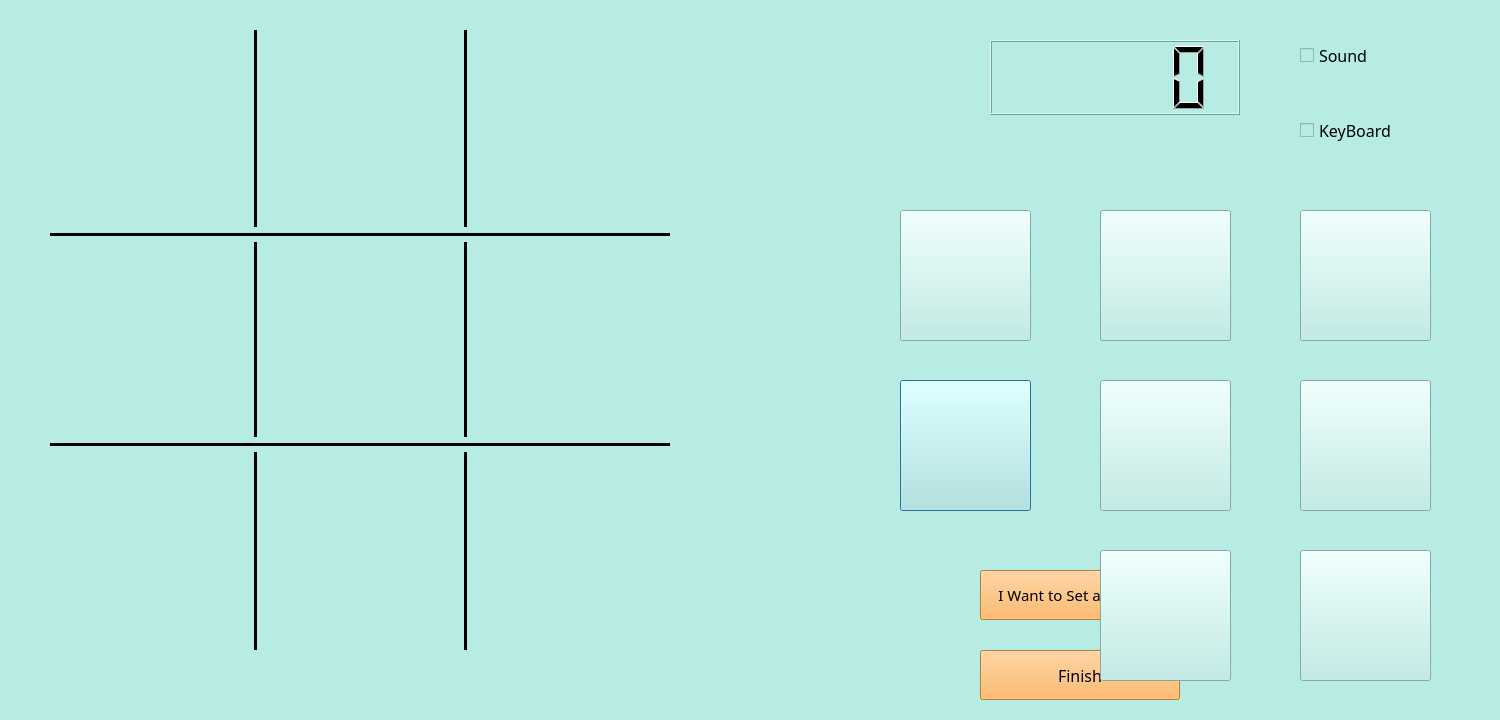
<?xml version="1.0" encoding="UTF-8"?>
<ui version="4.0">
 <class>GameWindow3</class>
 <widget class="QDialog" name="GameWindow3">
  <property name="geometry">
   <rect>
    <x>0</x>
    <y>0</y>
    <width>1500</width>
    <height>720</height>
   </rect>
  </property>
  <property name="windowTitle">
   <string>Dialog</string>
  </property>
  <property name="styleSheet">
   <string notr="true">background-color: rgb(182, 236, 228);</string>
  </property>
  <widget class="Line" name="line">
   <property name="geometry">
    <rect>
     <x>245</x>
     <y>30</y>
     <width>20</width>
     <height>620</height>
    </rect>
   </property>
   <property name="frameShadow">
    <enum>QFrame::Plain</enum>
   </property>
   <property name="lineWidth">
    <number>3</number>
   </property>
   <property name="orientation">
    <enum>Qt::Vertical</enum>
   </property>
  </widget>
  <widget class="Line" name="line_2">
   <property name="geometry">
    <rect>
     <x>455</x>
     <y>30</y>
     <width>20</width>
     <height>620</height>
    </rect>
   </property>
   <property name="frameShadow">
    <enum>QFrame::Plain</enum>
   </property>
   <property name="lineWidth">
    <number>3</number>
   </property>
   <property name="orientation">
    <enum>Qt::Vertical</enum>
   </property>
  </widget>
  <widget class="Line" name="line_3">
   <property name="geometry">
    <rect>
     <x>50</x>
     <y>227</y>
     <width>620</width>
     <height>15</height>
    </rect>
   </property>
   <property name="frameShadow">
    <enum>QFrame::Plain</enum>
   </property>
   <property name="lineWidth">
    <number>3</number>
   </property>
   <property name="orientation">
    <enum>Qt::Horizontal</enum>
   </property>
  </widget>
  <widget class="Line" name="line_4">
   <property name="geometry">
    <rect>
     <x>50</x>
     <y>437</y>
     <width>620</width>
     <height>15</height>
    </rect>
   </property>
   <property name="frameShadow">
    <enum>QFrame::Plain</enum>
   </property>
   <property name="lineWidth">
    <number>3</number>
   </property>
   <property name="orientation">
    <enum>Qt::Horizontal</enum>
   </property>
  </widget>
  <widget class="QLCDNumber" name="lcdNumber">
   <property name="geometry">
    <rect>
     <x>990</x>
     <y>40</y>
     <width>250</width>
     <height>75</height>
    </rect>
   </property>
   <property name="font">
    <font>
     <family>Calisto MT</family>
    </font>
   </property>
  </widget>
  <widget class="QPushButton" name="pushButton">
   <property name="geometry">
    <rect>
     <x>900</x>
     <y>380</y>
     <width>131</width>
     <height>131</height>
    </rect>
   </property>
   <property name="font">
    <font>
     <family>Calisto MT</family>
     <pointsize>12</pointsize>
    </font>
   </property>
   <property name="styleSheet">
    <string notr="true">background-image: url(:/new/prefix1/Replay.PNG);</string>
   </property>
   <property name="text">
    <string/>
   </property>
  </widget>
  <widget class="QPushButton" name="pushButton_2">
   <property name="geometry">
    <rect>
     <x>1300</x>
     <y>210</y>
     <width>131</width>
     <height>131</height>
    </rect>
   </property>
   <property name="font">
    <font>
     <family>Calisto MT</family>
     <pointsize>12</pointsize>
    </font>
   </property>
   <property name="styleSheet">
    <string notr="true">background-image: url(:/new/prefix1/pause.PNG);</string>
   </property>
   <property name="text">
    <string/>
   </property>
  </widget>
  <widget class="QPushButton" name="pushButton_3">
   <property name="geometry">
    <rect>
     <x>1100</x>
     <y>210</y>
     <width>131</width>
     <height>131</height>
    </rect>
   </property>
   <property name="font">
    <font>
     <family>Calisto MT</family>
     <pointsize>20</pointsize>
    </font>
   </property>
   <property name="styleSheet">
    <string notr="true">background-image: url(:/new/prefix1/tip.PNG);</string>
   </property>
   <property name="text">
    <string/>
   </property>
  </widget>
  <widget class="QPushButton" name="pushButton_4">
   <property name="geometry">
    <rect>
     <x>1100</x>
     <y>380</y>
     <width>131</width>
     <height>131</height>
    </rect>
   </property>
   <property name="font">
    <font>
     <family>Calisto MT</family>
     <pointsize>12</pointsize>
    </font>
   </property>
   <property name="styleSheet">
    <string notr="true">background-image: url(:/new/prefix1/recall.PNG);</string>
   </property>
   <property name="text">
    <string/>
   </property>
  </widget>
  <widget class="QPushButton" name="pushButton_5">
   <property name="geometry">
    <rect>
     <x>1300</x>
     <y>380</y>
     <width>131</width>
     <height>131</height>
    </rect>
   </property>
   <property name="font">
    <font>
     <family>Calisto MT</family>
     <pointsize>12</pointsize>
    </font>
   </property>
   <property name="styleSheet">
    <string notr="true">background-image: url(:/new/prefix1/Resume.PNG);</string>
   </property>
   <property name="text">
    <string/>
   </property>
  </widget>
  <widget class="QPushButton" name="pushButton_6">
   <property name="geometry">
    <rect>
     <x>900</x>
     <y>210</y>
     <width>131</width>
     <height>131</height>
    </rect>
   </property>
   <property name="font">
    <font>
     <family>Calisto MT</family>
     <pointsize>12</pointsize>
    </font>
   </property>
   <property name="styleSheet">
    <string notr="true">background-image: url(:/new/prefix1/delete.PNG);</string>
   </property>
   <property name="text">
    <string/>
   </property>
  </widget>
  <widget class="QPushButton" name="pushButton_7">
   <property name="geometry">
    <rect>
     <x>980</x>
     <y>570</y>
     <width>200</width>
     <height>50</height>
    </rect>
   </property>
   <property name="font">
    <font>
     <family>Calisto MT</family>
     <pointsize>11</pointsize>
    </font>
   </property>
   <property name="styleSheet">
    <string notr="true">background-color: rgb(255, 171, 69);</string>
   </property>
   <property name="text">
    <string>I Want to Set a Sudoku </string>
   </property>
  </widget>
  <widget class="QPushButton" name="pushButton_8">
   <property name="geometry">
    <rect>
     <x>1300</x>
     <y>550</y>
     <width>131</width>
     <height>131</height>
    </rect>
   </property>
   <property name="font">
    <font>
     <family>Calisto MT</family>
     <pointsize>12</pointsize>
    </font>
   </property>
   <property name="styleSheet">
    <string notr="true">background-image: url(:/new/prefix1/Quit.PNG);</string>
   </property>
   <property name="text">
    <string/>
   </property>
  </widget>
  <widget class="QPushButton" name="pushButton_9">
   <property name="geometry">
    <rect>
     <x>980</x>
     <y>650</y>
     <width>200</width>
     <height>50</height>
    </rect>
   </property>
   <property name="font">
    <font>
     <family>Calisto MT</family>
     <pointsize>12</pointsize>
    </font>
   </property>
   <property name="styleSheet">
    <string notr="true">background-color: rgb(255, 171, 69);</string>
   </property>
   <property name="text">
    <string>Finish</string>
   </property>
  </widget>
  <widget class="QPushButton" name="pushButton_10">
   <property name="geometry">
    <rect>
     <x>1100</x>
     <y>210</y>
     <width>131</width>
     <height>131</height>
    </rect>
   </property>
   <property name="styleSheet">
    <string notr="true">background-image: url(:/new/prefix1/deleteALL.PNG);</string>
   </property>
   <property name="text">
    <string/>
   </property>
  </widget>
  <widget class="QPushButton" name="pushButton_11">
   <property name="geometry">
    <rect>
     <x>1100</x>
     <y>550</y>
     <width>131</width>
     <height>131</height>
    </rect>
   </property>
   <property name="styleSheet">
    <string notr="true">background-image: url(:/new/prefix1/mark1.PNG);</string>
   </property>
   <property name="text">
    <string/>
   </property>
  </widget>
  <widget class="QCheckBox" name="checkBox">
   <property name="geometry">
    <rect>
     <x>1300</x>
     <y>20</y>
     <width>151</width>
     <height>71</height>
    </rect>
   </property>
   <property name="font">
    <font>
     <family>Calisto MT</family>
     <pointsize>12</pointsize>
    </font>
   </property>
   <property name="text">
    <string>Sound</string>
   </property>
  </widget>
  <widget class="QCheckBox" name="checkBox_2">
   <property name="geometry">
    <rect>
     <x>1300</x>
     <y>110</y>
     <width>141</width>
     <height>41</height>
    </rect>
   </property>
   <property name="font">
    <font>
     <family>Calisto MT</family>
     <pointsize>12</pointsize>
    </font>
   </property>
   <property name="text">
    <string>KeyBoard</string>
   </property>
  </widget>
 </widget>
 <resources/>
 <connections/>
</ui>
